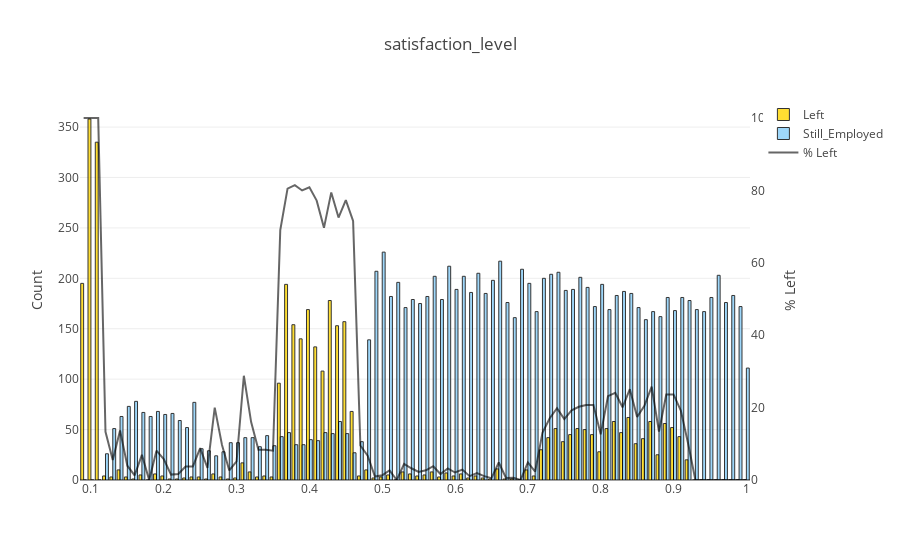
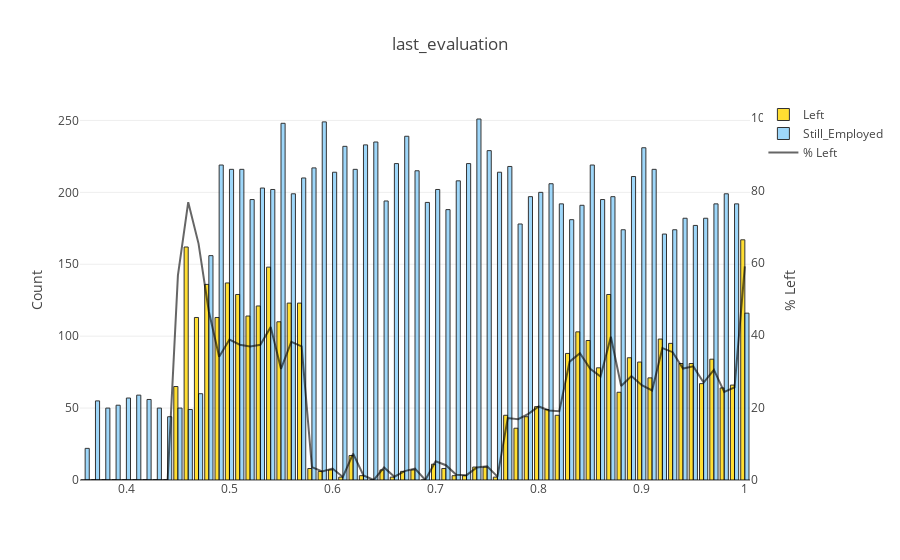
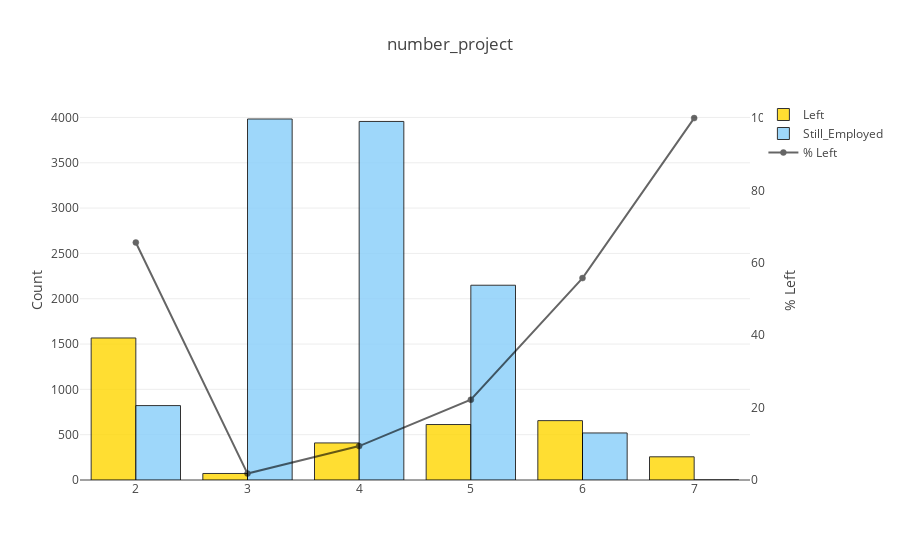
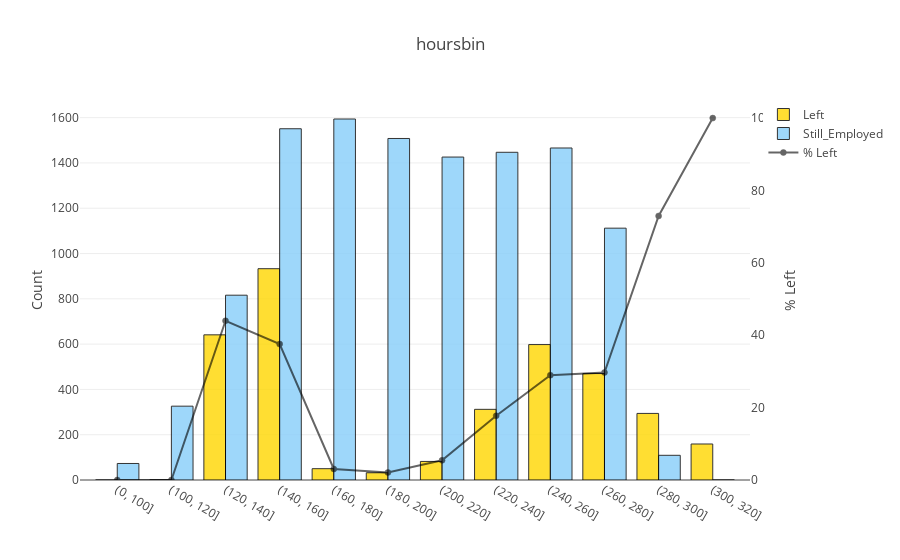

The notebook cell these images were saved under, in order:
### Code cell
barplot('satisfaction_level')
barplot('last_evaluation')
barplot('number_project')
barplot('hoursbin')
barplot('time_spend_company')
barplot('Work_accident')
barplot('promotion_last_5years')
barplot('department')
barplot('salary')

### Figure 1 — Plotly figure (JSON) as saved in the notebook; plotly's stock layout.template omitted (floating-point values rounded to 4 significant figures)
{"data": [{"marker": {"color": "gold", "line": {"color": "#000000", "width": 1}}, "name": "Left", "opacity": 0.8, "type": "bar", "uid": "31999b1a-0411-4c7f-a25a-32acbea260e2", "x": [0.09, 0.1, 0.11, 0.12, 0.13, 0.14, 0.15, 0.16, 0.17, 0.18, 0.19, 0.2, 0.21, 0.22, 0.23, 0.24, 0.25, 0.26, 0.27, 0.28, 0.29, 0.3, 0.31, 0.32, 0.33, 0.34, 0.35, 0.36, 0.37, 0.38, 0.39, 0.4, 0.41, 0.42, 0.43, 0.44, 0.45, 0.46, 0.47, 0.48, 0.49, 0.5, 0.51, 0.52, 0.53, 0.54, 0.55, 0.56, 0.57, 0.58, 0.59, 0.6, 0.61, 0.62, 0.63, 0.64, 0.65, 0.66, 0.67, 0.68, 0.69, 0.7, 0.71, 0.72, 0.73, 0.74, 0.75, 0.76, 0.77, 0.78, 0.79, 0.8, 0.81, 0.82, 0.83, 0.84, 0.85, 0.86, 0.87, 0.88, 0.89, 0.9, 0.91, 0.92, 0.93, 0.94, 0.95, 0.96, 0.97, 0.98, 0.99, 1], "y": [195, 358, 335, 4, 3, 10, 3, 1, 5, 0, 6, 4, 1, 1, 2, 3, 3, 1, 6, 3, 1, 2, 17, 8, 3, 4, 3, 96, 194, 154, 140, 169, 132, 108, 178, 153, 157, 68, 4, 10, 2, 3, 5, 0, 8, 6, 4, 5, 8, 3, 7, 4, 6, 2, 4, 2, 1, 11, 1, 1, 0, 10, 4, 30, 42, 51, 38, 45, 51, 50, 45, 28, 51, 58, 47, 62, 36, 41, 58, 25, 56, 52, 43, 20, 0, 0, 0, 0, 0, 0, 0, 0]}, {"marker": {"color": "lightskyblue", "line": {"color": "#000000", "width": 1}}, "name": "Still_Employed", "opacity": 0.8, "type": "bar", "uid": "06ad3386-4457-4928-9049-d9e15d680ceb", "x": [0.09, 0.1, 0.11, 0.12, 0.13, 0.14, 0.15, 0.16, 0.17, 0.18, 0.19, 0.2, 0.21, 0.22, 0.23, 0.24, 0.25, 0.26, 0.27, 0.28, 0.29, 0.3, 0.31, 0.32, 0.33, 0.34, 0.35, 0.36, 0.37, 0.38, 0.39, 0.4, 0.41, 0.42, 0.43, 0.44, 0.45, 0.46, 0.47, 0.48, 0.49, 0.5, 0.51, 0.52, 0.53, 0.54, 0.55, 0.56, 0.57, 0.58, 0.59, 0.6, 0.61, 0.62, 0.63, 0.64, 0.65, 0.66, 0.67, 0.68, 0.69, 0.7, 0.71, 0.72, 0.73, 0.74, 0.75, 0.76, 0.77, 0.78, 0.79, 0.8, 0.81, 0.82, 0.83, 0.84, 0.85, 0.86, 0.87, 0.88, 0.89, 0.9, 0.91, 0.92, 0.93, 0.94, 0.95, 0.96, 0.97, 0.98, 0.99, 1], "y": [0, 0, 0, 26, 51, 63, 73, 78, 67, 63, 68, 65, 66, 59, 52, 77, 31, 29, 24, 28, 37, 37, 42, 42, 33, 44, 34, 43, 47, 35, 35, 40, 39, 47, 46, 58, 46, 27, 38, 139, 207, 226, 182, 196, 171, 179, 175, 182, 202, 179, 212, 189, 202, 186, 205, 185, 198, 217, 176, 161, 209, 195, 167, 200, 204, 206, 188, 189, 201, 191, 172, 194, 169, 183, 187, 185, 171, 159, 167, 162, 181, 168, 181, 178, 169, 167, 181, 203, 176, 183, 172, 111]}, {"marker": {"color": "black", "line": {"color": "#000000", "width": 0.5}}, "name": "% Left", "opacity": 0.6, "type": "scatter", "uid": "40430eec-6634-4daf-938d-c13abc9d7780", "x": [0.09, 0.1, 0.11, 0.12, 0.13, 0.14, 0.15, 0.16, 0.17, 0.18, 0.19, 0.2, 0.21, 0.22, 0.23, 0.24, 0.25, 0.26, 0.27, 0.28, 0.29, 0.3, 0.31, 0.32, 0.33, 0.34, 0.35, 0.36, 0.37, 0.38, 0.39, 0.4, 0.41, 0.42, 0.43, 0.44, 0.45, 0.46, 0.47, 0.48, 0.49, 0.5, 0.51, 0.52, 0.53, 0.54, 0.55, 0.56, 0.57, 0.58, 0.59, 0.6, 0.61, 0.62, 0.63, 0.64, 0.65, 0.66, 0.67, 0.68, 0.69, 0.7, 0.71, 0.72, 0.73, 0.74, 0.75, 0.76, 0.77, 0.78, 0.79, 0.8, 0.81, 0.82, 0.83, 0.84, 0.85, 0.86, 0.87, 0.88, 0.89, 0.9, 0.91, 0.92, 0.93, 0.94, 0.95, 0.96, 0.97, 0.98, 0.99, 1], "y": [100, 100, 100, 13.33, 5.556, 13.7, 3.947, 1.266, 6.944, 0, 8.108, 5.797, 1.493, 1.667, 3.704, 3.75, 8.824, 3.333, 20, 9.677, 2.632, 5.128, 28.81, 16, 8.333, 8.333, 8.108, 69.06, 80.5, 81.48, 80, 80.86, 77.19, 69.68, 79.46, 72.51, 77.34, 71.58, 9.524, 6.711, 0.9569, 1.31, 2.674, 0, 4.469, 3.243, 2.235, 2.674, 3.81, 1.648, 3.196, 2.073, 2.885, 1.064, 1.914, 1.07, 0.5025, 4.825, 0.565, 0.6173, 0, 4.878, 2.339, 13.04, 17.07, 19.84, 16.81, 19.23, 20.24, 20.75, 20.74, 12.61, 23.18, 24.07, 20.09, 25.1, 17.39, 20.5, 25.78, 13.37, 23.63, 23.64, 19.2, 10.1, 0, 0, 0, 0, 0, 0, 0, 0], "yaxis": "y2"}], "layout": {"title": {"text": "satisfaction_level"}, "yaxis": {"title": {"text": "Count"}}, "yaxis2": {"anchor": "x", "overlaying": "y", "range": [0, 105], "showgrid": false, "side": "right", "title": {"text": "% Left"}, "zeroline": false}}}

### Figure 2 — Plotly figure (JSON) as saved in the notebook; plotly's stock layout.template omitted (floating-point values rounded to 4 significant figures)
{"data": [{"marker": {"color": "gold", "line": {"color": "#000000", "width": 1}}, "name": "Left", "opacity": 0.8, "type": "bar", "uid": "caa514c9-ea56-400d-a64c-dac9fd7d8ffd", "x": [0.36, 0.37, 0.38, 0.39, 0.4, 0.41, 0.42, 0.43, 0.44, 0.45, 0.46, 0.47, 0.48, 0.49, 0.5, 0.51, 0.52, 0.53, 0.54, 0.55, 0.56, 0.57, 0.58, 0.59, 0.6, 0.61, 0.62, 0.63, 0.64, 0.65, 0.66, 0.67, 0.68, 0.69, 0.7, 0.71, 0.72, 0.73, 0.74, 0.75, 0.76, 0.77, 0.78, 0.79, 0.8, 0.81, 0.82, 0.83, 0.84, 0.85, 0.86, 0.87, 0.88, 0.89, 0.9, 0.91, 0.92, 0.93, 0.94, 0.95, 0.96, 0.97, 0.98, 0.99, 1], "y": [0, 0, 0, 0, 0, 0, 0, 0, 0, 65, 162, 113, 136, 113, 137, 129, 114, 121, 148, 110, 123, 123, 8, 6, 7, 2, 17, 3, 0, 7, 2, 6, 7, 0, 11, 8, 3, 3, 9, 9, 2, 45, 36, 44, 51, 49, 45, 88, 103, 97, 78, 129, 61, 85, 82, 71, 98, 95, 81, 81, 67, 84, 64, 66, 167]}, {"marker": {"color": "lightskyblue", "line": {"color": "#000000", "width": 1}}, "name": "Still_Employed", "opacity": 0.8, "type": "bar", "uid": "a588d30a-ff5e-47a3-88c2-7929572ba941", "x": [0.36, 0.37, 0.38, 0.39, 0.4, 0.41, 0.42, 0.43, 0.44, 0.45, 0.46, 0.47, 0.48, 0.49, 0.5, 0.51, 0.52, 0.53, 0.54, 0.55, 0.56, 0.57, 0.58, 0.59, 0.6, 0.61, 0.62, 0.63, 0.64, 0.65, 0.66, 0.67, 0.68, 0.69, 0.7, 0.71, 0.72, 0.73, 0.74, 0.75, 0.76, 0.77, 0.78, 0.79, 0.8, 0.81, 0.82, 0.83, 0.84, 0.85, 0.86, 0.87, 0.88, 0.89, 0.9, 0.91, 0.92, 0.93, 0.94, 0.95, 0.96, 0.97, 0.98, 0.99, 1], "y": [22, 55, 50, 52, 57, 59, 56, 50, 44, 50, 49, 60, 156, 219, 216, 216, 195, 203, 202, 248, 199, 210, 217, 249, 214, 232, 216, 233, 235, 194, 220, 239, 215, 193, 202, 188, 208, 220, 251, 229, 214, 218, 178, 197, 200, 206, 192, 181, 191, 219, 195, 197, 174, 211, 231, 216, 171, 174, 182, 177, 182, 192, 199, 192, 116]}, {"marker": {"color": "black", "line": {"color": "#000000", "width": 0.5}}, "name": "% Left", "opacity": 0.6, "type": "scatter", "uid": "e891c3b3-9aec-408c-ab22-9a1bf25cf70e", "x": [0.36, 0.37, 0.38, 0.39, 0.4, 0.41, 0.42, 0.43, 0.44, 0.45, 0.46, 0.47, 0.48, 0.49, 0.5, 0.51, 0.52, 0.53, 0.54, 0.55, 0.56, 0.57, 0.58, 0.59, 0.6, 0.61, 0.62, 0.63, 0.64, 0.65, 0.66, 0.67, 0.68, 0.69, 0.7, 0.71, 0.72, 0.73, 0.74, 0.75, 0.76, 0.77, 0.78, 0.79, 0.8, 0.81, 0.82, 0.83, 0.84, 0.85, 0.86, 0.87, 0.88, 0.89, 0.9, 0.91, 0.92, 0.93, 0.94, 0.95, 0.96, 0.97, 0.98, 0.99, 1], "y": [0, 0, 0, 0, 0, 0, 0, 0, 0, 56.52, 76.78, 65.32, 46.58, 34.04, 38.81, 37.39, 36.89, 37.35, 42.29, 30.73, 38.2, 36.94, 3.556, 2.353, 3.167, 0.8547, 7.296, 1.271, 0, 3.483, 0.9009, 2.449, 3.153, 0, 5.164, 4.082, 1.422, 1.345, 3.462, 3.782, 0.9259, 17.11, 16.82, 18.26, 20.32, 19.22, 18.99, 32.71, 35.03, 30.7, 28.57, 39.57, 25.96, 28.72, 26.2, 24.74, 36.43, 35.32, 30.8, 31.4, 26.91, 30.43, 24.33, 25.58, 59.01], "yaxis": "y2"}], "layout": {"title": {"text": "last_evaluation"}, "yaxis": {"title": {"text": "Count"}}, "yaxis2": {"anchor": "x", "overlaying": "y", "range": [0, 105], "showgrid": false, "side": "right", "title": {"text": "% Left"}, "zeroline": false}}}

### Figure 3 — Plotly figure (JSON) as saved in the notebook; plotly's stock layout.template omitted (floating-point values rounded to 4 significant figures)
{"data": [{"marker": {"color": "gold", "line": {"color": "#000000", "width": 1}}, "name": "Left", "opacity": 0.8, "type": "bar", "uid": "613e768b-168f-47ea-ae6a-240b21a5159f", "x": [2, 3, 4, 5, 6, 7], "y": [1567, 72, 409, 612, 655, 256]}, {"marker": {"color": "lightskyblue", "line": {"color": "#000000", "width": 1}}, "name": "Still_Employed", "opacity": 0.8, "type": "bar", "uid": "e06207d1-d99c-41cb-9af5-d70e7092f22e", "x": [2, 3, 4, 5, 6, 7], "y": [821, 3983, 3956, 2149, 519, 0]}, {"marker": {"color": "black", "line": {"color": "#000000", "width": 0.5}}, "name": "% Left", "opacity": 0.6, "type": "scatter", "uid": "eaac86a6-061e-4a96-9aaa-0d30c94b4f0d", "x": [2, 3, 4, 5, 6, 7], "y": [65.62, 1.776, 9.37, 22.17, 55.79, 100], "yaxis": "y2"}], "layout": {"title": {"text": "number_project"}, "yaxis": {"title": {"text": "Count"}}, "yaxis2": {"anchor": "x", "overlaying": "y", "range": [0, 105], "showgrid": false, "side": "right", "title": {"text": "% Left"}, "zeroline": false}}}

### Figure 4 — Plotly figure (JSON) as saved in the notebook; plotly's stock layout.template omitted (floating-point values rounded to 4 significant figures)
{"data": [{"marker": {"color": "gold", "line": {"color": "#000000", "width": 1}}, "name": "Left", "opacity": 0.8, "type": "bar", "uid": "b97bd89f-b3c9-4bf4-808c-930aa51e2d55", "x": ["(0, 100]", "(100, 120]", "(120, 140]", "(140, 160]", "(160, 180]", "(180, 200]", "(200, 220]", "(220, 240]", "(240, 260]", "(260, 280]", "(280, 300]", "(300, 320]"], "y": [0, 0, 641, 933, 50, 32, 82, 312, 598, 470, 294, 159]}, {"marker": {"color": "lightskyblue", "line": {"color": "#000000", "width": 1}}, "name": "Still_Employed", "opacity": 0.8, "type": "bar", "uid": "99e130b5-f8a4-45e5-ab65-f484942d6378", "x": ["(0, 100]", "(100, 120]", "(120, 140]", "(140, 160]", "(160, 180]", "(180, 200]", "(200, 220]", "(220, 240]", "(240, 260]", "(260, 280]", "(280, 300]", "(300, 320]"], "y": [73, 326, 816, 1551, 1594, 1508, 1426, 1447, 1466, 1112, 109, 0]}, {"marker": {"color": "black", "line": {"color": "#000000", "width": 0.5}}, "name": "% Left", "opacity": 0.6, "type": "scatter", "uid": "d2f2686c-29e3-40c5-97ea-326518c6123b", "x": ["(0, 100]", "(100, 120]", "(120, 140]", "(140, 160]", "(160, 180]", "(180, 200]", "(200, 220]", "(220, 240]", "(240, 260]", "(260, 280]", "(280, 300]", "(300, 320]"], "y": [0, 0, 43.99, 37.56, 3.041, 2.078, 5.438, 17.74, 28.97, 29.71, 72.95, 100], "yaxis": "y2"}], "layout": {"title": {"text": "hoursbin"}, "yaxis": {"title": {"text": "Count"}}, "yaxis2": {"anchor": "x", "overlaying": "y", "range": [0, 105], "showgrid": false, "side": "right", "title": {"text": "% Left"}, "zeroline": false}}}
